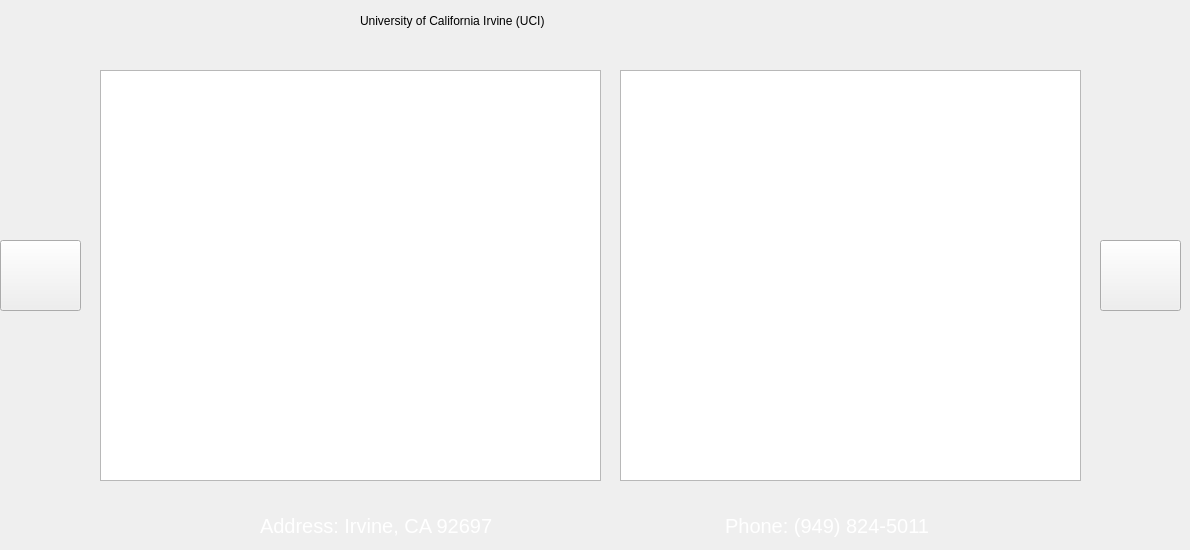
    <widget class="QWidget" name="page_3">
     <widget class="QPushButton" name="backPage_2">
      <property name="geometry">
       <rect>
        <x>0</x>
        <y>240</y>
        <width>81</width>
        <height>71</height>
       </rect>
      </property>
      <property name="styleSheet">
       <string notr="true">QPushButton {
	background-image: url('res/back-xx.png');
	background-size: 10px;    
    background-repeat: no-repeat;
    background-position: center center;
}</string>
      </property>
      <property name="text">
       <string/>
      </property>
     </widget>
     <widget class="QPushButton" name="nextPage_4">
      <property name="geometry">
       <rect>
        <x>1100</x>
        <y>240</y>
        <width>81</width>
        <height>71</height>
       </rect>
      </property>
      <property name="styleSheet">
       <string notr="true">QPushButton {
	background-image: url('res/next-xx.png');
	background-size: 10px;    
    background-repeat: no-repeat;
    background-position: center center;
}</string>
      </property>
      <property name="text">
       <string/>
      </property>
     </widget>
     <widget class="QGraphicsView" name="uci_map">
      <property name="geometry">
       <rect>
        <x>620</x>
        <y>70</y>
        <width>461</width>
        <height>411</height>
       </rect>
      </property>
      <property name="styleSheet">
       <string notr="true">QGraphicsView {
	background-image: url(&quot;res/uci_map.jpg&quot;);
    background-repeat: no-repeat;
    background-position: center center;
    width: 100%;
	height: 100%;
}
</string>
      </property>
     </widget>
     <widget class="QGraphicsView" name="uci_campus">
      <property name="geometry">
       <rect>
        <x>100</x>
        <y>70</y>
        <width>501</width>
        <height>411</height>
       </rect>
      </property>
      <property name="styleSheet">
       <string notr="true">QGraphicsView {
	background-image: url(&quot;res/uci.jpg&quot;);
    background-repeat: no-repeat;
    background-position: center center;
    width: 100%;
	height: 100%;
}
</string>
      </property>
     </widget>
     <widget class="QLabel" name="uci_title">
      <property name="geometry">
       <rect>
        <x>360</x>
        <y>-10</y>
        <width>491</width>
        <height>61</height>
       </rect>
      </property>
      <property name="text">
       <string>University of California Irvine (UCI)</string>
      </property>
     </widget>
     <widget class="QLabel" name="uci_address">
      <property name="geometry">
       <rect>
        <x>260</x>
        <y>510</y>
        <width>771</width>
        <height>31</height>
       </rect>
      </property>
      <property name="styleSheet">
       <string notr="true">QLabel {
	color: white;
	font-size: 20px;
}</string>
      </property>
      <property name="text">
       <string>Address: Irvine, CA 92697                                          Phone: (949) 824-5011</string>
      </property>
     </widget>
    </widget>
